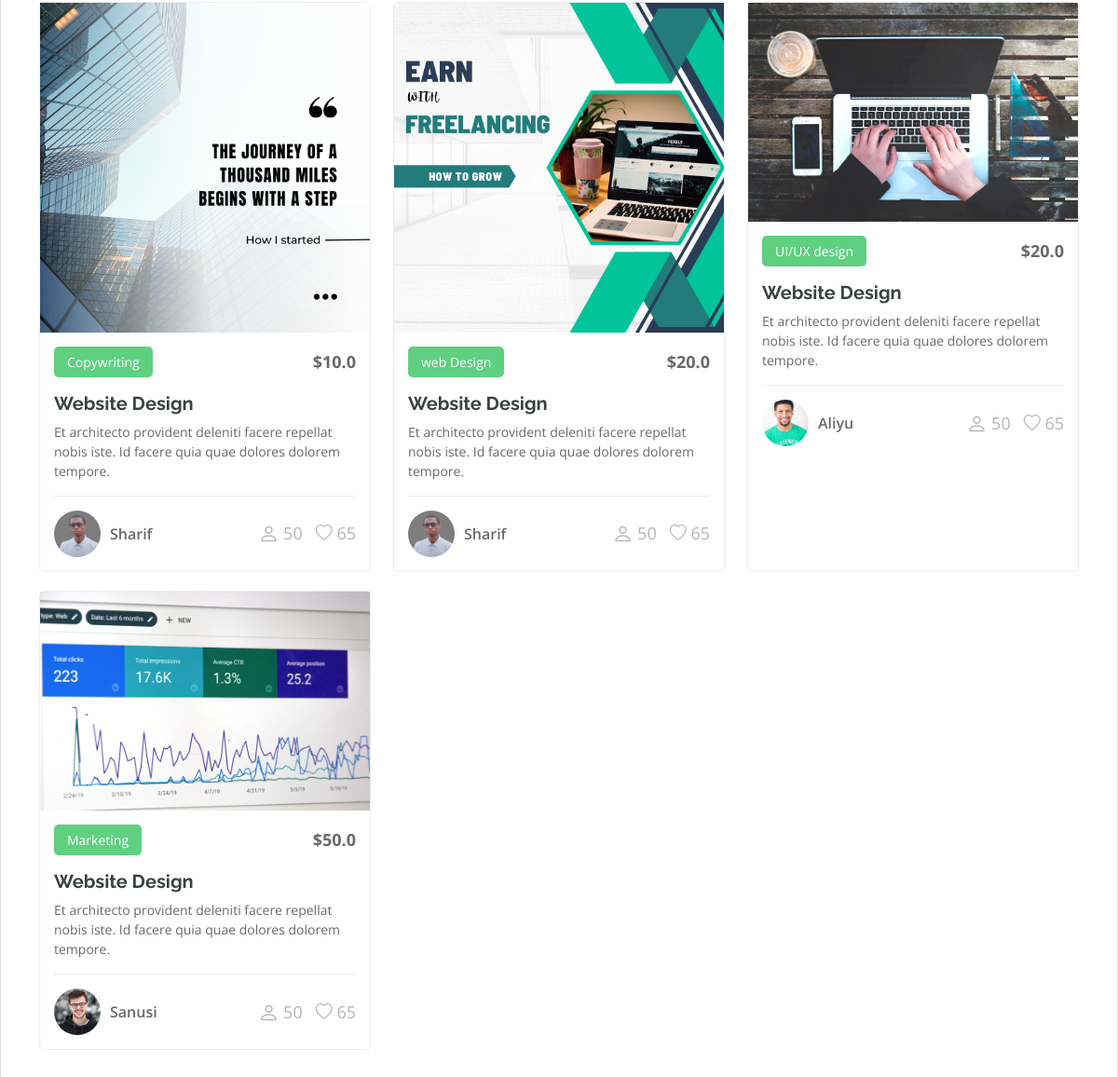
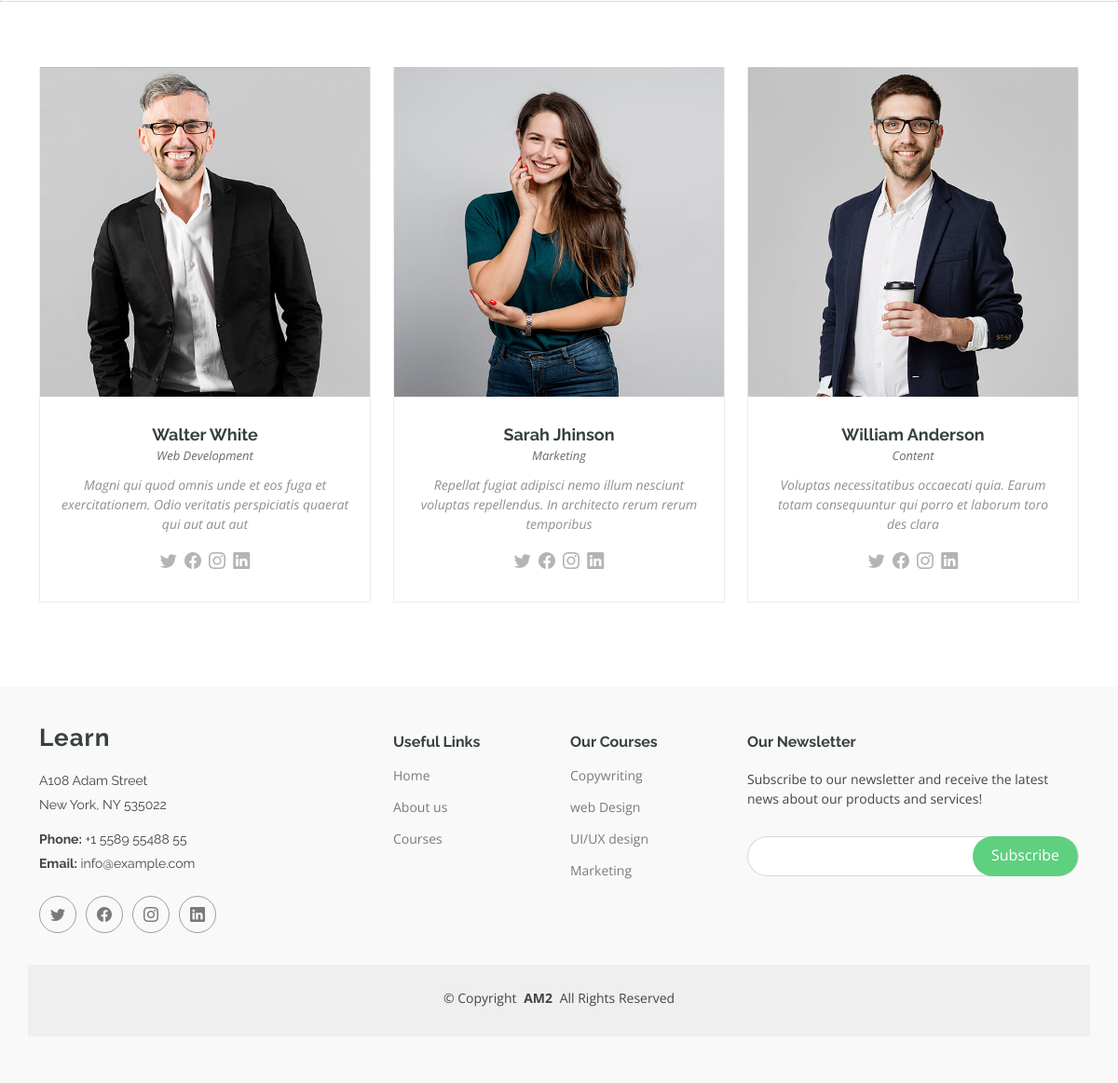
The page / (signed in, lower part) on the database as committed earlier (2 pictures, top to bottom).
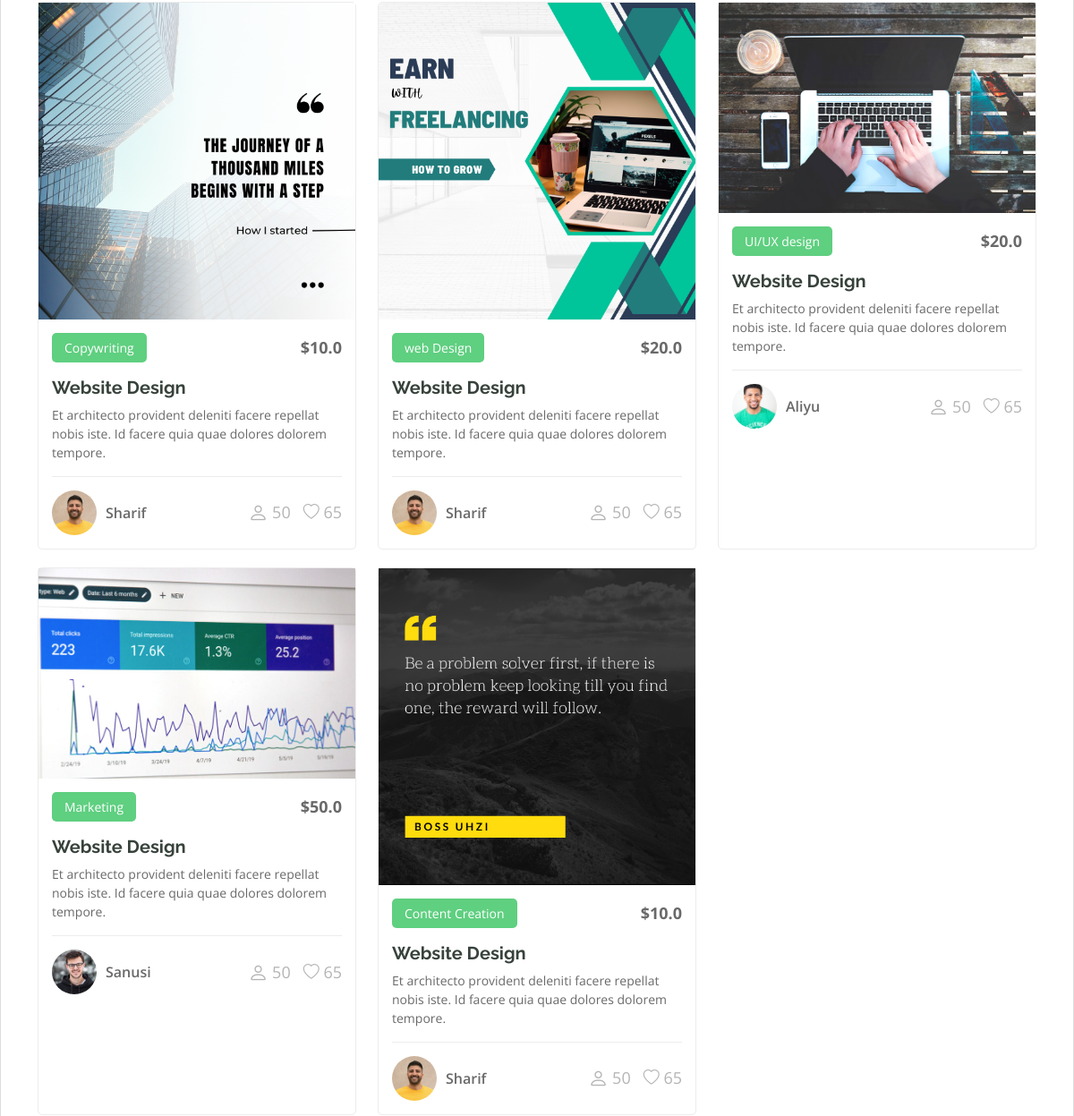
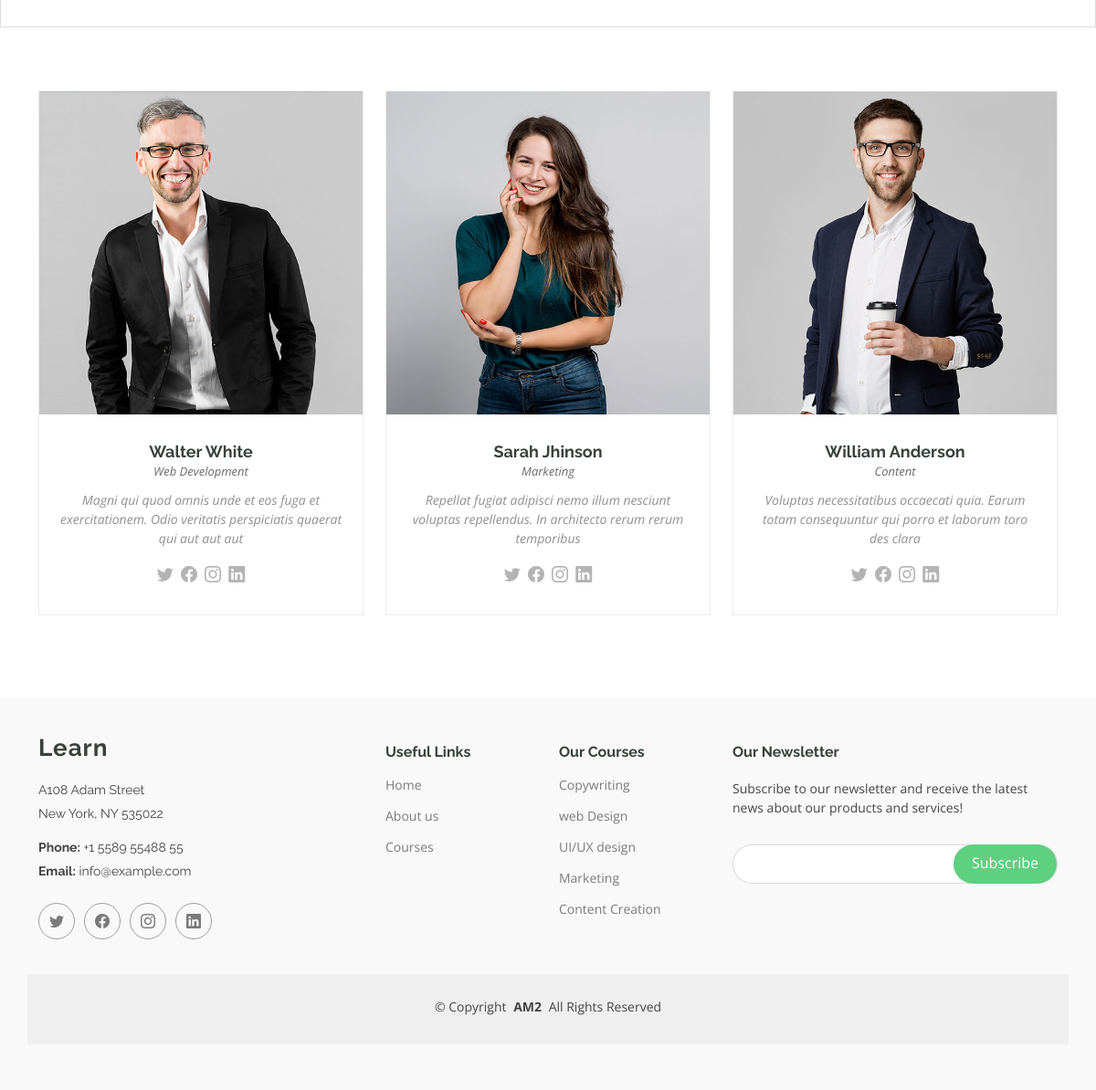
The same page on the database as committed later (2 pictures, top to bottom).
### accounts/models.py (models this page shows, shortened)
class Course(models.Model):
    course_name = models.CharField(max_length=100)
    trainer = models.ForeignKey(Trainer, on_delete=models.CASCADE)
    cover_photo = models.ImageField(upload_to="static/img/")
    description = models.TextField()
    price = models.FloatField()
    def __str__(self):
        return self.course_name

class Trainer(models.Model):
    user = models.OneToOneField(User, on_delete=models.CASCADE)
    bio = models.TextField()
    passport_photo = models.ImageField(upload_to="static/img/")

### edu/views.py (the view, shortened to what this page needs)
# urls.py: path("", v.home, name="Home"),
def home(req):
    courses = Course.objects.all()
    return render(req, "index.html", {"courses": courses})

### edu/context.py (called while the page is built)
def course_links(req):
    courses = Course.objects.all()
    return {"Courses": courses}

def student_registered_courses(req):
    student = Student.objects.get(user=req.user)
    all_courses = student.courses.all()
    return {"RegisteredCourses": all_courses}

### edu/templates/index.html (shortened to what the changed rows need)
{% extends "base.html" %}
{% load static %}
{% block content %}
<body class="index-page">
  <main class="main">
    <section id="courses" class="courses section">
      <div class="container">
        <div class="row">
          {% for course in courses %}
          <div class="col-lg-4 col-md-6 d-flex align-items-stretch" data-aos="zoom-in" data-aos-delay="100">
            <div class="course-item">
              <img src="{{course.cover_photo.url}} " class="img-fluid" alt="...">
              <div class="course-content">
                <div class="d-flex justify-content-between align-items-center mb-3">
                  <p class="category">{{course.course_name}}</p>
                  <p class="price">${{course.price}} </p>
                </div>
                <h3><a href="{% url 'Course_detail' course.id %} ">Website Design</a></h3>
                <p class="description">Et architecto provident deleniti facere repellat nobis iste. Id facere quia quae
                  dolores dolorem tempore.</p>
                <div class="trainer d-flex justify-content-between align-items-center">
                  <div class="trainer-profile d-flex align-items-center">
                    <img src="{{course.trainer.passport_photo.url}} " class="img-fluid" alt="">
                    <a href="{% url 'about_trainer' course.trainer.user.id %}" class="trainer-link"> {{course.trainer.user.first_name}} </a>
                  </div>
                  <div class="trainer-rank d-flex align-items-center">
                    <i class="bi bi-person user-icon"></i>&nbsp;50
                    &nbsp;&nbsp;
                    <i class="bi bi-heart heart-icon"></i>&nbsp;65
                  </div>
                </div>
              </div>
            </div>
          </div>
          {% endfor %}
        </div>
      </div>
    </section>
  </main>
  {% endblock %}

### edu/templates/base.html (shortened to what this page needs)
<!DOCTYPE html>
<html lang="en">
{% load static %}
<head>
    <link href="{% static 'assets/vendor/bootstrap/css/bootstrap.min.css' %}" rel="stylesheet">
    <link href="{% static 'assets/vendor/bootstrap-icons/bootstrap-icons.css' %}" rel="stylesheet">
    <link href="{% static 'assets/vendor/aos/aos.css' %}" rel="stylesheet">
    <link href="{% static 'assets/vendor/glightbox/css/glightbox.min.css' %}" rel="stylesheet">
    <link href="{% static 'assets/vendor/swiper/swiper-bundle.min.css' %}" rel="stylesheet">
    <link href="{% static 'assets/css/main.css' %}" rel="stylesheet">
    <link href="../../static/assets/css/main.css" rel="stylesheet">
</head>
<body>
    {% block content %}
    {% endblock %}
    <footer id="footer" class="footer position-relative">
        <div class="container footer-top">
            <div class="row gy-4">
                <div class="col-lg-4 col-md-6 footer-about">
                    <a href="{% url 'Home' %}" class="logo d-flex align-items-center">
                        <span class="sitename">Learn</span>
                    </a>
                    <div class="footer-contact pt-3">
                        <p>A108 Adam Street</p>
                        <p>New York, NY 535022</p>
                        <p class="mt-3"><strong>Phone:</strong> <span>+1 5589 55488 55</span></p>
                        <p><strong>Email:</strong> <span>info@example.com</span></p>
                    </div>
                    <div class="social-links d-flex mt-4">
                        <a href=""><i class="bi bi-twitter"></i></a>
                        <a href=""><i class="bi bi-facebook"></i></a>
                        <a href=""><i class="bi bi-instagram"></i></a>
                        <a href=""><i class="bi bi-linkedin"></i></a>
                    </div>
                </div>
                <div class="col-lg-2 col-md-3 footer-links">
                    <h4>Useful Links</h4>
                    <ul>
                        <li><a href="{% url 'Home' %}">Home</a></li>
                        <li><a href="{% url 'About' %}">About us</a></li>
                        <li><a href="{% url 'Courses' %}">Courses</a></li>
                    </ul>
                </div>
                <div class="col-lg-2 col-md-3 footer-links">
                    <h4>Our Courses</h4>
                    <ul>
                        {% for course in Courses %}
                        <li><a href="{% url 'Course_detail' course.id %}">{{course}}</a></li>
                        {% endfor %}
                    </ul>
                </div>
                <div class="col-lg-4 col-md-12 footer-newsletter">
                    <h4>Our Newsletter</h4>
                    <p>Subscribe to our newsletter and receive the latest news about our products and services!</p>
                    <form action="{% url 'Home' %}" method="post" class="">
                        <div class="newsletter-form">
                            <input type="email" name="Email">
                            <input type="submit" value="Subscribe">
                        </div>
                    </form>
                </div>
            </div>
        </div>
        <div class="container copyright text-center mt-4">
            <p>© <span>Copyright</span> <strong class="px-1 sitename">AM2</strong> <span>All Rights Reserved</span>
            </p>
        </div>
    </footer>
</body>
</html>

Rows that differ between the two databases and show on the page:
changed through a linked row, Course "Copywriting": trainer.passport_photo: a different picture
changed through a linked row, Course "web Design": trainer.passport_photo: a different picture
added Course: cover_photo (picture), course_name "Content Creation", price "10.0", trainer.passport_photo (picture), trainer.user.first_name "Sharif"
